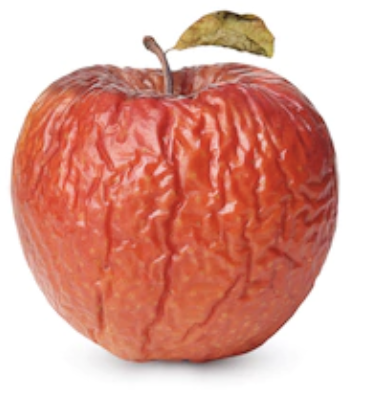
#> input picture OpenCv/apple_masking/Defenct_detection/bad_apple_img/Screen Shot 2018-06-07 at 2.15.20 PM.png, 368 x 396 px, found by its file name; its folder holds only this picture in this run
$ python F_colorspacing.py
#> lines starting #> are read from the running program, lines starting #| are printed output that depends on the picture; after the words box and inside, x2 and y2 are one past the last pixel; in counts of white or black regions, pixels touching at a corner belong together
### OpenCv/apple_masking/Defenct_detection/programs/image_opener.py
import cv2 as cv
from matplotlib import image
import numpy as np
import os


# resizing images but also saving it ratio
def resizeimg(img, size, interpolation = cv.INTER_CUBIC):
  h, w = img.shape[:2]
  c = None if len(img.shape) < 3 else img.shape[2]
  if h == w: return cv.resize(img, (size, size), interpolation)
  if h > w: dif = h
  else:     dif = w
  x_pos = int((dif - w)/2.)
  y_pos = int((dif - h)/2.)
  if c is None:
    mask = np.zeros((dif, dif), dtype=img.dtype)
    mask[y_pos:y_pos+h, x_pos:x_pos+w] = img[:h, :w]
  else:
    mask = np.zeros((dif, dif, c), dtype=img.dtype)
    mask[y_pos:y_pos+h, x_pos:x_pos+w, :] = img[:h, :w, :]
  return cv.resize(mask, (size, size), interpolation)


#open all the images in a folder
def allimg(folder):
    image =load_images_from_folder(folder)
#> in load_images_from_folder, img is the input picture: shape (396, 368, 3); mean B, G, R 150.9, 163.4, 221.1
#> image = 1 item
    imlist=[]
    i = 0
    for img in image:
        name = "img" + str(i)
        imlist.append(resizeimg(img, 500))
#> this loop made 1 pass
#> (name, h in resizeimg, w in resizeimg, c in resizeimg, dif in resizeimg, x_pos in resizeimg, y_pos in resizeimg) on pass 1: ('img0', 396, 368, 3, 396, 14, 0)
#> after the loop, imlist = 1 item

    return imlist


# load_images_from_folder
def load_images_from_folder(folder):
    images = []
    for filename in os.listdir(folder):
        img = cv.imread(os.path.join(folder,filename))
        if img is not None:
            images.append(img)
    return images

### OpenCv/apple_masking/Defenct_detection/programs/F_colorspacing.py
import cv2 as cv
import numpy as np
import matplotlib.pyplot as plt
import image_opener as ip


# opening all the images from a folder
img_list = ip.allimg(r'apple_masking\Defenct_detection\bad_apple_img')
#> img_list = 1 item


# looping over all images

for img in img_list:
    # converting to hsv
    hsv = cv.cvtColor(img, cv.COLOR_BGR2HSV)

    # Creating mask of rotten part

    lower_rot = np.array([6, 100, 145])
    upper_rot = np.array([23, 190, 210])
    mask_rot = cv.inRange(hsv, lower_rot, upper_rot)
    masked_rotten = cv.bitwise_and(img, img, mask=mask_rot)

    # Finding rotten area

    masked_rotten = cv.cvtColor(masked_rotten, cv.COLOR_BGR2GRAY)
    masked_rotten = cv.GaussianBlur(masked_rotten, (11, 11), 0)
    cont_rotten, her_rotten = cv.findContours(
        masked_rotten, cv.RETR_EXTERNAL, cv.CHAIN_APPROX_SIMPLE)
    cont_rotten = sorted(cont_rotten, key=cv.contourArea, reverse=True)
    area_rotten = 0
    for cont in cont_rotten:
        area_rotten += cv.contourArea(cont)
    cv.drawContours(img, cont_rotten, -1, (0, 0, 255), 2)
    cv.imshow("Image", img)


    # Creating mask of background to find area of background

    lower_bg = np.array([0, 0, 204])
    upper_bg = np.array([179, 65, 255])
    mask_bg = cv.inRange(hsv, lower_bg, upper_bg)
    masked_bg = cv.bitwise_and(img, img, mask=mask_bg)

    # cv.imshow("removedbg", masked_bg)
    masked_bg = cv.cvtColor(masked_bg, cv.COLOR_BGR2GRAY)
    area_bg = cv.countNonZero(masked_bg)


    # Calculations

    height = int(img.shape[0])
    width = int(img.shape[1])
    total_area = height*width
    area_fruit = total_area - area_bg

    percentage_rotten = round((area_rotten/area_fruit)*100, 2)
    print(f"Percentage of rotten fruit is {percentage_rotten} %")
    if (percentage_rotten > 5):
        print("rotten")
    else:
        print("good")

    cv.waitKey(2200)
    cv.destroyAllWindows()
#> this loop made 1 pass
#> (lower_rot, upper_rot, lower_bg, upper_bg, area_bg, height, width) on pass 1: ([6, 100, 145], [23, 190, 210], [0, 0, 204], [179, 65, 255], 96062, 500, 500)
#| Percentage of rotten fruit is 43.33 %
#| rotten
#> pass 1, `mask_rot = cv.inRange(hsv, lower_rot, upper_rot)`:
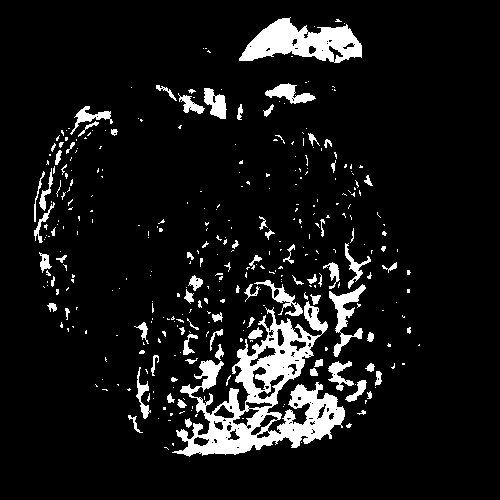
#> mask_rot: shape (500, 500); 8.7% white; 349 white regions (269 under 20 px), largest, box (x1, y1, x2, y2) and area: (172, 301, 345, 457) 9558, (239, 17, 362, 63) 3152, (329, 284, 366, 357) 859
#> pass 1, `masked_rotten = cv.bitwise_and(img, img, mask=mask_rot)`:
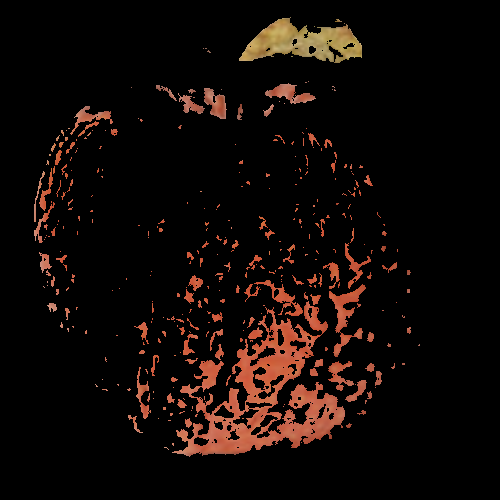
#> masked_rotten: shape (500, 500, 3); mean of channels 0, 1, 2 6.5, 9.3, 17.1; drawn as B, G, R
#> pass 1, `masked_rotten = cv.cvtColor(masked_rotten, cv.COLOR_BGR2GRAY)`:
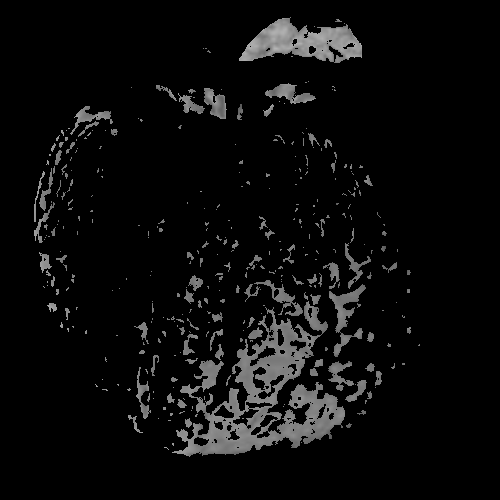
#> masked_rotten: shape (500, 500); min 0, max 180, mean 11.3
#> after the loop:
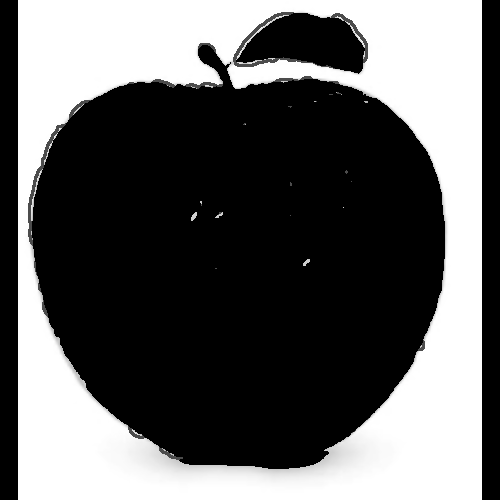
#> masked_bg: shape (500, 500); min 0, max 255, mean 95.5
#> after the loop:
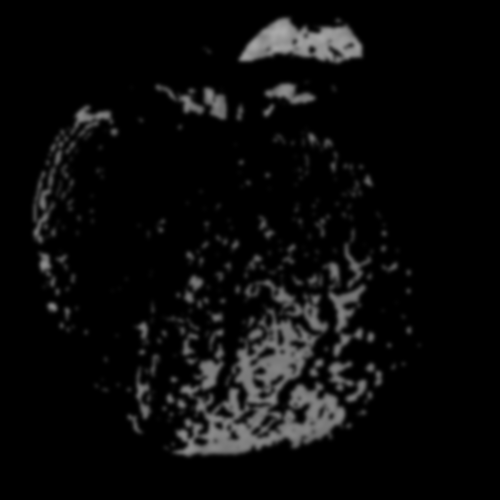
#> masked_rotten: shape (500, 500); min 0, max 170, mean 11.3

$ run again, on OpenCv/apple_masking/Defenct_detection/bad_apple_img/Screen Shot 2018-06-07 at 2.23.24 PM.png
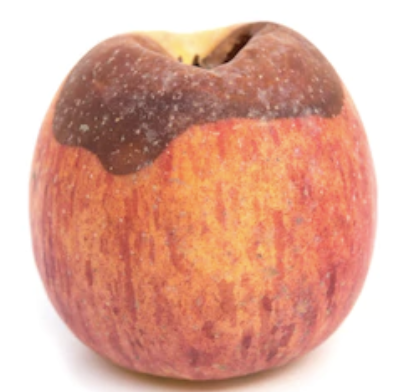
#> input picture OpenCv/apple_masking/Defenct_detection/bad_apple_img/Screen Shot 2018-06-07 at 2.23.24 PM.png, 404 x 392 px, found by its file name
#> in load_images_from_folder, img is the input picture: shape (392, 404, 3); mean B, G, R 152.6, 169.9, 222
#> image = 1 item
#> the loop in allimg, `for img in image:` made 1 pass
#> (name, h in resizeimg, w in resizeimg, c in resizeimg, dif in resizeimg, x_pos in resizeimg, y_pos in resizeimg) on pass 1: ('img0', 392, 404, 3, 404, 0, 6)
#> the loop `for img in img_list:` made 1 pass
#> (lower_rot, upper_rot, lower_bg, upper_bg, area_bg, height, width) on pass 1: ([6, 100, 145], [23, 190, 210], [0, 0, 204], [179, 65, 255], 82629, 500, 500)
#> (printed output is left out)
#> after the loop `for img in img_list:`:
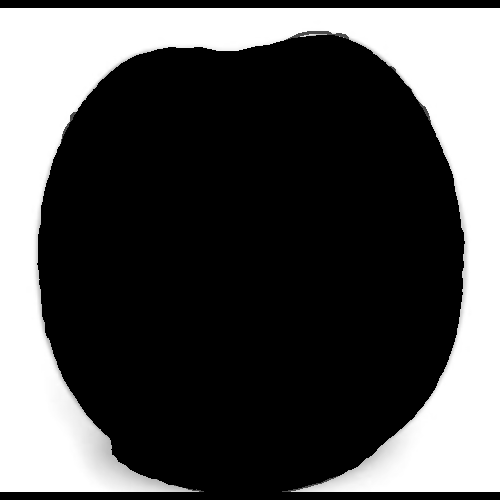
#> masked_bg: shape (500, 500); min 0, max 255, mean 82.8
#> after the loop `for img in img_list:`:
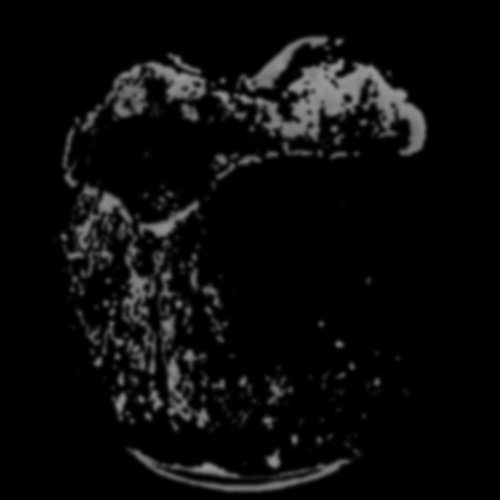
#> masked_rotten: shape (500, 500); min 0, max 151, mean 11.3

$ run again, on OpenCv/apple_masking/Defenct_detection/bad_apple_img/Screen Shot 2018-06-07 at 2.23.51 PM.png
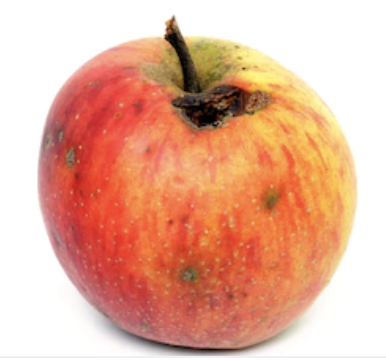
#> input picture OpenCv/apple_masking/Defenct_detection/bad_apple_img/Screen Shot 2018-06-07 at 2.23.51 PM.png, 386 x 360 px, found by its file name
#> in load_images_from_folder, img is the input picture: shape (360, 386, 3); mean B, G, R 154.4, 176.7, 229.9
#> image = 1 item
#> the loop in allimg, `for img in image:` made 1 pass
#> (name, h in resizeimg, w in resizeimg, c in resizeimg, dif in resizeimg, x_pos in resizeimg, y_pos in resizeimg) on pass 1: ('img0', 360, 386, 3, 386, 0, 13)
#> the loop `for img in img_list:` made 1 pass
#> (lower_rot, upper_rot, lower_bg, upper_bg, area_bg, height, width) on pass 1: ([6, 100, 145], [23, 190, 210], [0, 0, 204], [179, 65, 255], 97899, 500, 500)
#> (printed output is left out)
#> after the loop `for img in img_list:`:
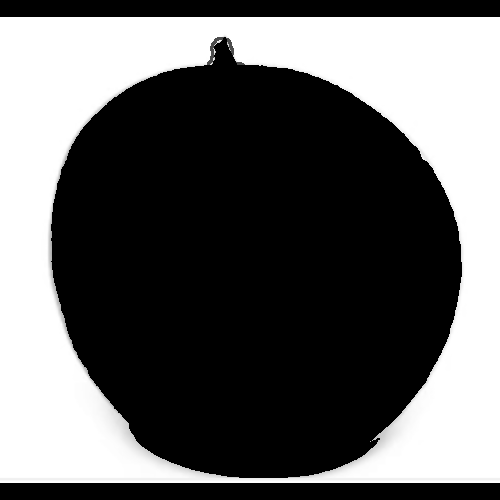
#> masked_bg: shape (500, 500); min 0, max 255, mean 98.9
#> after the loop `for img in img_list:`:
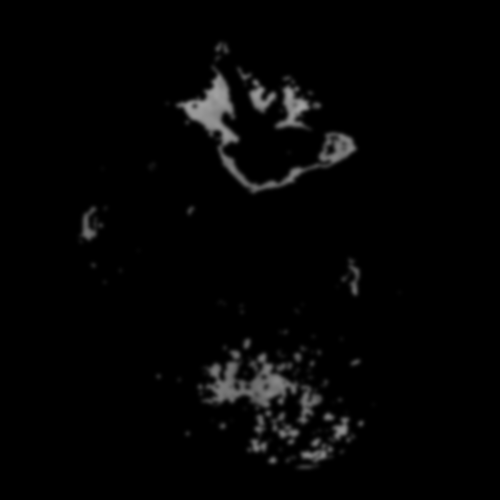
#> masked_rotten: shape (500, 500); min 0, max 163, mean 4.6

$ run again, on OpenCv/apple_masking/Defenct_detection/bad_apple_img/Screen Shot 2018-06-07 at 2.33.47 PM.png
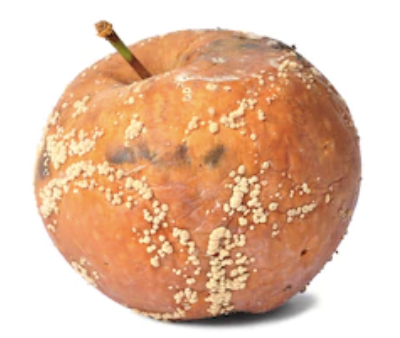
#> input picture OpenCv/apple_masking/Defenct_detection/bad_apple_img/Screen Shot 2018-06-07 at 2.33.47 PM.png, 400 x 338 px, found by its file name
#> in load_images_from_folder, img is the input picture: shape (338, 400, 3); mean B, G, R 166, 191.1, 227.7
#> image = 1 item
#> the loop in allimg, `for img in image:` made 1 pass
#> (name, h in resizeimg, w in resizeimg, c in resizeimg, dif in resizeimg, x_pos in resizeimg, y_pos in resizeimg) on pass 1: ('img0', 338, 400, 3, 400, 0, 31)
#> the loop `for img in img_list:` made 1 pass
#> (lower_rot, upper_rot, lower_bg, upper_bg, area_bg, height, width) on pass 1: ([6, 100, 145], [23, 190, 210], [0, 0, 204], [179, 65, 255], 91846, 500, 500)
#> (printed output is left out)
#> after the loop `for img in img_list:`:
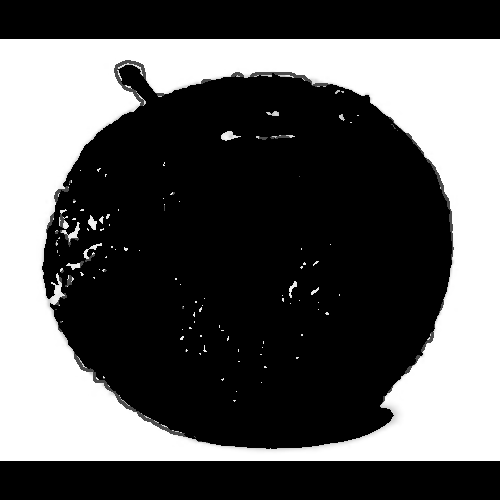
#> masked_bg: shape (500, 500); min 0, max 255, mean 91.7
#> after the loop `for img in img_list:`:
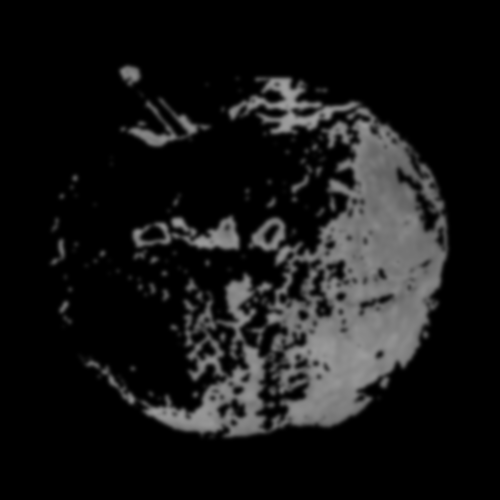
#> masked_rotten: shape (500, 500); min 0, max 160, mean 22.6
